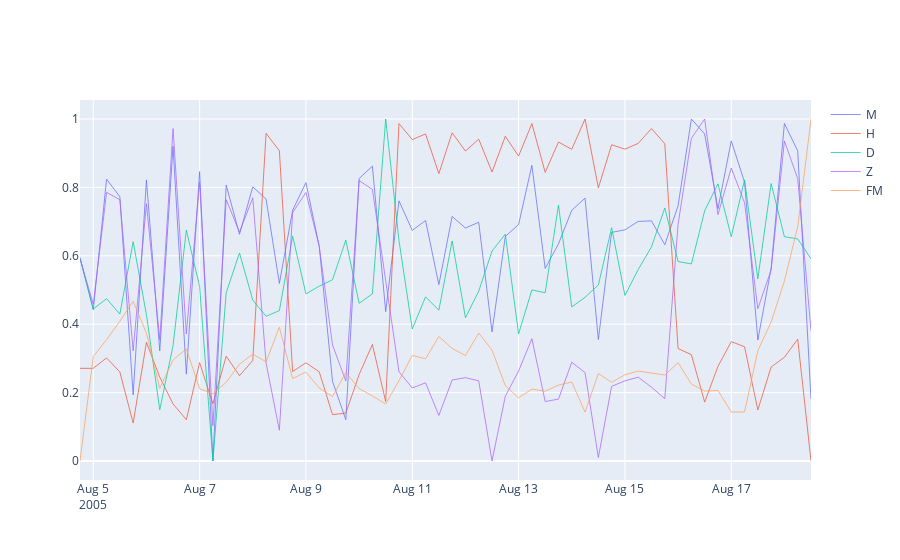

This figure's notebook cell:
### Markdown cell above
There appears to be a large electromagnetic anomaly occurs just before the slow down in Hurricane Dorian's forward motion.

### Code cell
fig = go.Figure()

# Add traces
fig.add_trace(go.Scatter(x=df7["date"], y=sc_m,
                    mode='lines',
                    name='M',
                    line=dict(width=0.75)))
fig.add_trace(go.Scatter(x=df7["date"], y=sc_h,
                    mode='lines',
                    name='H',
                    line=dict(width=0.75)))
fig.add_trace(go.Scatter(x=df7["date"], y=sc_d,
                    name='D',
                    line=dict(width=0.75)))
fig.add_trace(go.Scatter(x=df7["date"], y=sc_z,
                    mode='lines',
                    name='Z',
                    line=dict(width=0.75)))
fig.add_trace(go.Scatter(x=df7["date"], y=sc_y,
                    mode='lines',
                    name='FM',
                    line=dict(width=0.75)))

fig.show()
